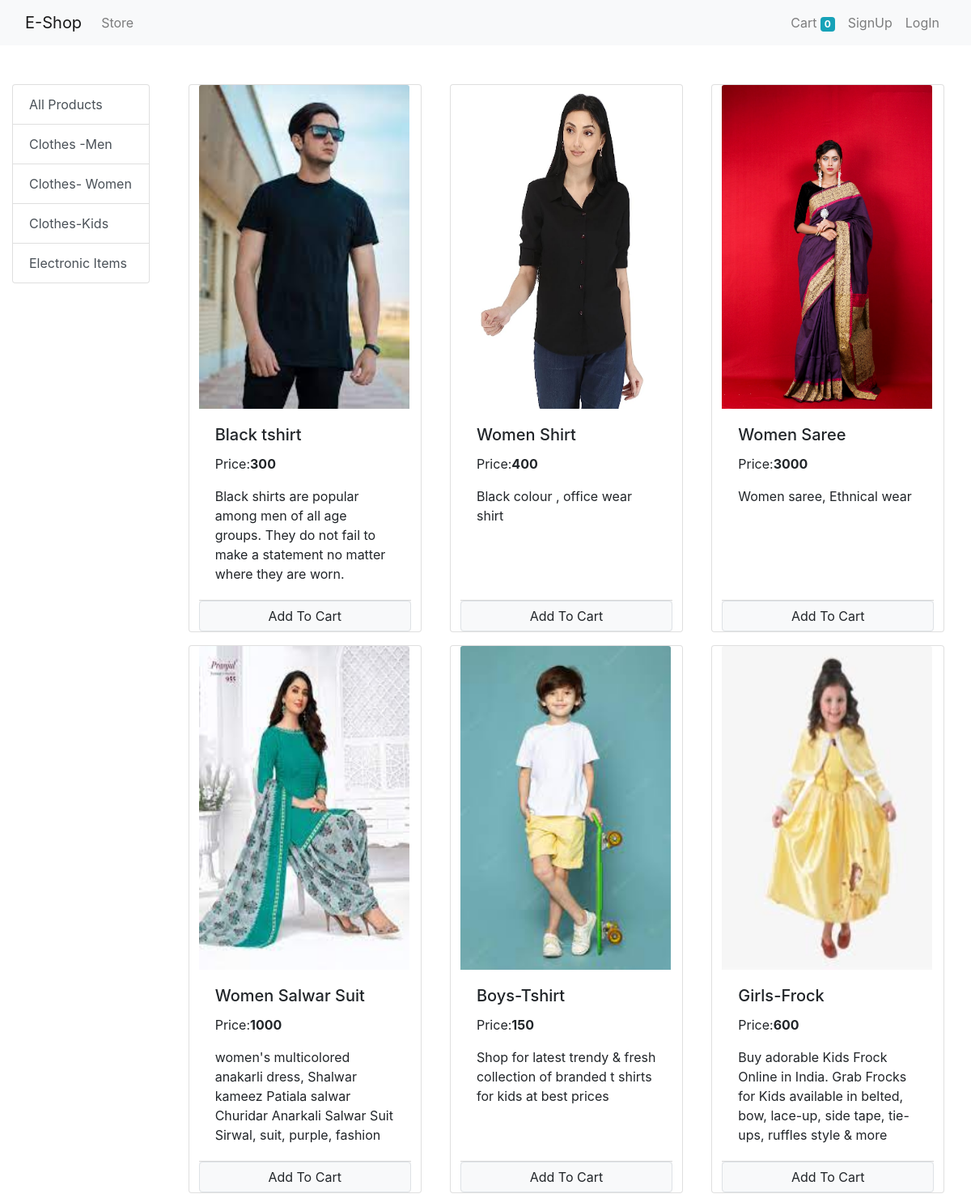
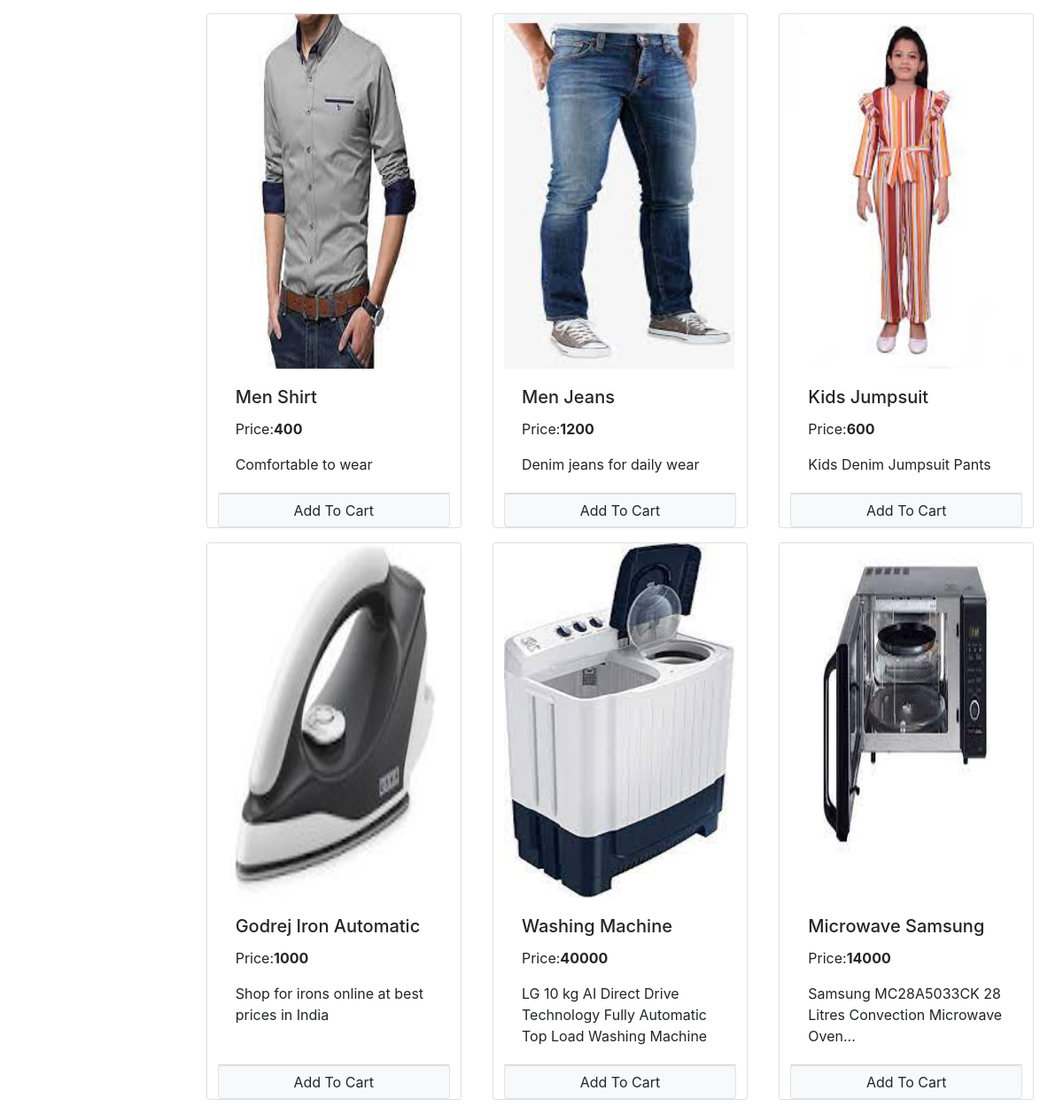
The page / on the database its author committed (2 pictures, top to bottom).
### store/models/category.py (models this page shows, shortened)
class Category(models.Model):
    name=models.CharField(max_length=20)
    @staticmethod
    def get_all_category():
        return Category.objects.all()

### store/models/products.py (models this page shows, shortened)
class Products(models.Model):
    name=models.CharField(max_length=50)
    price=models.IntegerField(default=0)
    category=models.ForeignKey(Category,on_delete=models.CASCADE,default=1)
    description=models.CharField(max_length=200,default='',null=True,blank=True)
    image=models.ImageField(upload_to='uploads/products/')
    @staticmethod
    def get_all_products():
        return Products.objects.all()

### store/views/home.py (the view, shortened to what this page needs)
# urls.py: path('',Index.as_view(),name='homepage'),
class Index(View):
    def get(self,request):
        cart=request.session.get('cart')
        if not cart:
            request.session['cart']={}
        products=None
        categories=Category.get_all_category()
        categoryID=request.GET.get('category')
        if categoryID:
            products=Products.get_all_products_byid(categoryID)
        else:
            products=Products.get_all_products()
        return render(request,'index.html',{'products':products,'categories':categories})

### store/templatetags/cart.py (called while the page is built)
@register.filter(name='is_in_cart')
def is_in_cart(product,cart):
    keys = cart.keys()
    for id in keys:
        if int(id) == product.id:
            return True
    return False

### store/templates/index.html (shortened to what this page needs)
{% extends 'base.html' %} {% block content %} {% load cart %}
<div class="container-fluid mt-5">
  <div class="row">
    <div class="col-lg-2 mx-auto">
      <div class="list-group">
        <a href="/" class="list-group-item list-group-item-action"
          >All Products</a
        >
        {% for category in categories %}
        <a
          href="/?category={{category.id}}"
          class="list-group-item list-group-item-action"
          >{{category.name}}</a
        >
        {% endfor %}
      </div>
    </div>
    <div id="products" class="col-lg-10 mx-auto">
      <div class="row mx-auto">
        {% for product in products %}
        <div class="card mx-auto mb-3" id="{{product.id}}" style="width: 18rem">
          <img
            class="card-img-top"
            src="{{product.image.url}}"
            alt="..."
            style="height: 400px; width: 260px"
          />
          <div class="card-body">
            <h5 class="card-title">{{product.name}}</h5>
            <p class="card-text">Price:<b>{{product.price}}</b></p>
            <p class="card-text">{{product.description}}</p>
          </div>
          <div class="card-footer p-0 no-gutters">
            {% if product|is_in_cart:request.session.cart %}
            <div class="row no-gutters">
              <form action="" class="col-2" method="post">
                {% csrf_token %}
                <input
                  hidden
                  type="text"
                  name="product"
                  value="{{product.id}}"
                />
                <input hidden type="text" name="remove" value="True" />
                <input
                  type="submit"
                  value=" - "
                  class="btn btn-block btn-secondary"
                />
              </form>
              <div class="text-center col">
                {{product|cart_quantity:request.session.cart}} in cart
              </div>
              <form action="" class="col-2" method="post">
                {% csrf_token %}
                <input
                  hidden
                  type="text"
                  name="product"
                  value="{{product.id}}"
                />
                <input
                  type="submit"
                  value="+"
                  class="btn btn-block btn-secondary"
                />
              </form>
            </div>
            {% else %}
            <form action="/#{{product.id}}" method="POST" class="btn-block">
              <input
                href="#"
                type="submit"
                class="float-right btn-block btn btn-light border form-control"
                value="Add To Cart"
              />
            </form>
            {% endif %}
          </div>
        </div>
        {% endfor %}
      </div>
    </div>
  </div>
</div>
{% endblock %}

### store/templates/base.html (shortened to what this page needs)
<!DOCTYPE html>
<html lang="en">
  <head>
    <link
      href="https://cdn.jsdelivr.net/npm/bootstrap@5.0.2/dist/css/bootstrap.min.css"
      rel="stylesheet"
    />
    <link
      rel="stylesheet"
      href="https://stackpath.bootstrapcdn.com/bootstrap/4.5.2/css/bootstrap.min.css"
    />
  </head>
  <body>
    <nav class="navbar navbar-expand-lg navbar-light bg-light">
      <div class="container-fluid">
        <a class="navbar-brand" href="#">E-Shop</a>
        <div class="collapse navbar-collapse" id="navbarSupportedContent">
          <ul class="navbar-nav me-auto mb-2 mb-lg-0">
            <li class="nav-item">
              <a class="nav-link" aria-current="page" href="#">Store</a>
            </li>
          </ul>
          <form class="d-flex">
            <ul class="navbar-nav">
              <li class="nav-item">
                <a class="nav-link" href="/cart"
                  >Cart
                  <span class="badge badge-info"
                    >{{request.session.cart.keys|length}}</span
                  >
                </a>
              </li>
              {% if request.session.customer %}
              <li class="nav-item">
                <a class="nav-link" href="/orders">Orders</a>
              </li>
              <li class="nav-item">
                <a class="nav-link" href="/logout">LogOut</a>
              </li>
              {% else %}
              <li class="nav-item">
                <a class="nav-link" href="/signup">SignUp</a>
              </li>
              <li class="nav-item">
                <a class="nav-link" href="/login">LogIn</a>
              </li>
              {% endif %}
            </ul>
          </form>
        </div>
      </div>
    </nav>
    {% block content%} {% endblock%}
  </body>
</html>

### rows shown on the page
Category: name "Clothes -Men"
Category: name "Clothes- Women"
Category: name "Clothes-Kids"
Category: name "Electronic Items"
Products: {{ product.id }} 1 (drawn), image (picture), name "Black tshirt", price "300", description "Black shirts are popular among men of all age groups. They do not fail to make a statement no matter where they are worn."
Products: image (picture), name "Women Shirt", price "400", description "Black colour , office wear shirt"
Products: image (picture), name "Women Saree", price "3000", description "Women saree, Ethnical wear"
Products: image (picture), name "Women Salwar Suit", price "1000", description "women's multicolored anakarli dress, Shalwar kameez Patiala salwar Churidar Anarkali Salwar Suit Sirwal, suit, purple, fashion"
Products: image (picture), name "Boys-Tshirt", price "150", description "Shop for latest trendy & fresh collection of branded t shirts for kids at best prices"
Products: image (picture), name "Girls-Frock", price "600", description "Buy adorable Kids Frock Online in India. Grab Frocks for Kids available in belted, bow, lace-up, side tape, tie-ups, ruffles style & more"
Products: image (picture), name "Men Shirt", price "400", description "Comfortable to wear"
Products: image (picture), name "Men Jeans", price "1200", description "Denim jeans for daily wear"
Products: image (picture), name "Kids Jumpsuit", price "600", description "Kids Denim Jumpsuit Pants"
Products: image (picture), name "Godrej Iron Automatic", price "1000", description "Shop for irons online at best prices in India"
Products: image (picture), name "Washing Machine", price "40000", description "LG 10 kg AI Direct Drive Technology Fully Automatic Top Load Washing Machine"
Products: image (picture), name "Microwave Samsung", price "14000", description "Samsung MC28A5033CK 28 Litres Convection Microwave Oven..."

### other values the page prints
{{ request.session.cart.keys|length }} "0"
